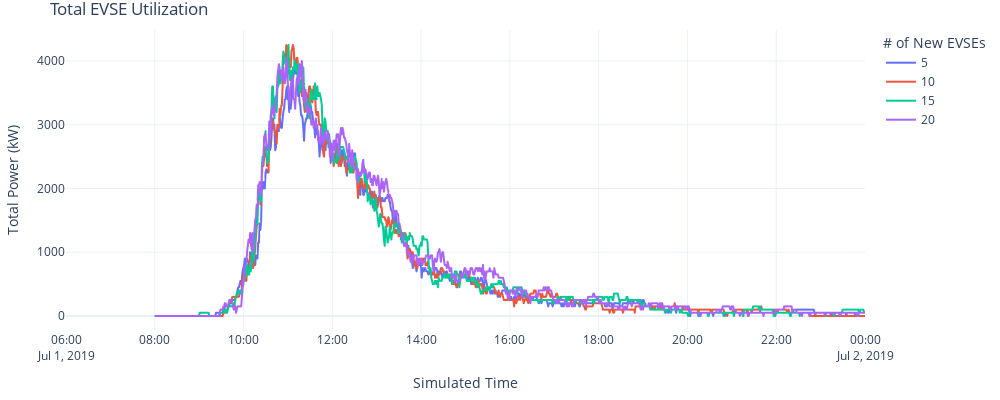

The notebook cell saved with this chart:
### Markdown cell above
#### 5.4 EVSE Utilization

### Code cell
fig = px.line(evse_util, x="datetime", y="total_power", color='nevse_count', labels={"nevse_count": '# of New EVSEs'}, range_x=['2019-07-01 06:00','2019-07-02'])
fig.update_layout(title="Total EVSE Utilization",
                  yaxis_title="Total Power (kW)", 
                  xaxis_title="Simulated Time", 
                  uniformtext_minsize=8, 
                  uniformtext_mode='hide', 
                  width=1000, 
                  height=400, 
                  margin=dict(l=20, r=20, t=30, b=20), template='plotly_white')
fig.show()

### Figure 1 — Plotly figure (JSON) as saved in the notebook; plotly's stock layout.template omitted (floating-point values rounded to 4 significant figures; data arrays with more than 128 entries replaced by an {"elided": "..."} marker saying what was removed)
{"data": [{"hovertemplate": "# of New EVSEs=5<br>datetime=%{x}<br>total_power=%{y}<extra></extra>", "legendgroup": "5", "line": {"color": "#636efa", "dash": "solid"}, "mode": "lines", "name": "5", "showlegend": true, "type": "scattergl", "x": {"elided": "1006 str values"}, "xaxis": "x", "y": {"elided": "1006 int values"}, "yaxis": "y"}, {"hovertemplate": "# of New EVSEs=10<br>datetime=%{x}<br>total_power=%{y}<extra></extra>", "legendgroup": "10", "line": {"color": "#EF553B", "dash": "solid"}, "mode": "lines", "name": "10", "showlegend": true, "type": "scattergl", "x": {"elided": "970 str values"}, "xaxis": "x", "y": {"elided": "970 int values"}, "yaxis": "y"}, {"hovertemplate": "# of New EVSEs=15<br>datetime=%{x}<br>total_power=%{y}<extra></extra>", "legendgroup": "15", "line": {"color": "#00cc96", "dash": "solid"}, "mode": "lines", "name": "15", "showlegend": true, "type": "scattergl", "x": {"elided": "1057 str values"}, "xaxis": "x", "y": {"elided": "1057 int values"}, "yaxis": "y"}, {"hovertemplate": "# of New EVSEs=20<br>datetime=%{x}<br>total_power=%{y}<extra></extra>", "legendgroup": "20", "line": {"color": "#ab63fa", "dash": "solid"}, "mode": "lines", "name": "20", "showlegend": true, "type": "scattergl", "x": {"elided": "1199 str values"}, "xaxis": "x", "y": {"elided": "1199 int values"}, "yaxis": "y"}], "layout": {"height": 400, "legend": {"title": {"text": "# of New EVSEs"}, "tracegroupgap": 0}, "margin": {"b": 20, "l": 20, "r": 20, "t": 30}, "title": {"text": "Total EVSE Utilization"}, "uniformtext": {"minsize": 8, "mode": "hide"}, "width": 1000, "xaxis": {"anchor": "y", "domain": [0, 1], "range": ["2019-07-01 06:00", "2019-07-02"], "title": {"text": "Simulated Time"}, "type": "date"}, "yaxis": {"anchor": "x", "autorange": true, "domain": [0, 1], "range": [-236.1, 4486.0], "title": {"text": "Total Power (kW)"}, "type": "linear"}}}
